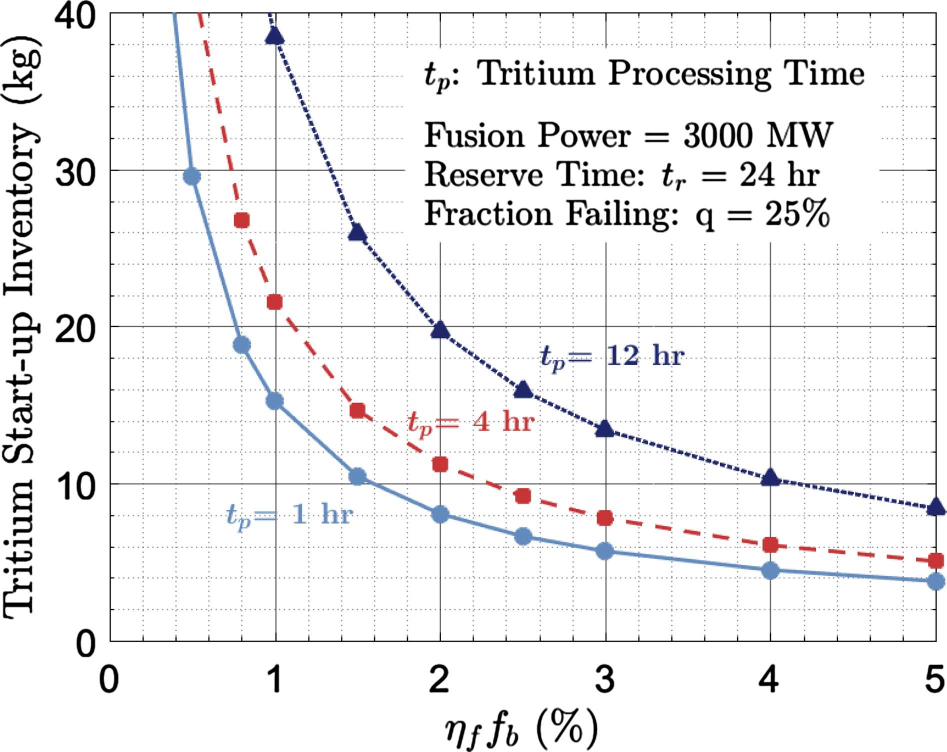
#> input picture Abdou2021_Discrete/Discrete_Fig_overlay/Fig10.png, 1893 x 1504 px, found by its file name (shown at 1/2 size)
$ python digitize_fig10_11.py
#> lines starting #> are read from the running program, lines starting #| are printed output that depends on the picture
#!/usr/bin/env python
# -*- coding: utf-8 -*-
"""High-Fidelity Digitization of Abdou 2021 Figure 10 and Figure 11.

Fig10: Tritium Start-up Inventory vs Core Product (tp = 1, 4, 12 h)
Fig11: Start-up Inventory Reduction via DIR Fraction (eta_f*fb = 0.5, 1, 2, 3%)
"""

from pathlib import Path
import numpy as np
import pandas as pd
from PIL import Image
import matplotlib.pyplot as plt

REPO_ROOT = Path(__file__).resolve().parent.parent.parent
IMG_DIR = REPO_ROOT / "v&v" / "Abdou2021"
OUT_DIR = REPO_ROOT / "v&v" / "data" / "track2" / "literature_markers"
OUT_DIR.mkdir(parents=True, exist_ok=True)

# Color filters
blue_f = lambda rgb: float(rgb[2] - rgb[0]) if (rgb[2] > 140 and rgb[1] > 90 and rgb[0] < 140 and rgb[2] > rgb[1]) else 0.0
red_f = lambda rgb: float(rgb[0] - max(rgb[1], rgb[2])) if (rgb[0] > 140 and rgb[1] < 100 and rgb[2] < 100) else 0.0
navy_f = lambda rgb: float(rgb[2] - 0.5*(rgb[0]+rgb[1])) if (rgb[2] > 60 and rgb[2] < 160 and rgb[0] < 80 and rgb[1] < 80) else 0.0
green_f = lambda rgb: float(rgb[1] - max(rgb[0], rgb[2])) if (rgb[1] > rgb[0]+8 and rgb[1] > rgb[2]+8 and rgb[0] < 120 and rgb[1] < 140) else 0.0
mag_f = lambda rgb: float(min(rgb[0], rgb[2]) - rgb[1]) if (rgb[0] > 110 and rgb[2] > 100 and rgb[1] < 100) else 0.0

def digitize_fig10():
    img_path = IMG_DIR / "Fig10.png"
    img = Image.open(img_path)
#> img is the input picture: PIL image 1893x1504 RGB; mean R, G, B 240.5, 240.1, 240.9
    arr = np.array(img, dtype=np.float32)

    x_left, x_right = 220.0, 1872.0
    y_top, y_bottom = 25.0, 1282.0
    dx = (x_right - x_left) / 5.0
    dy = (y_bottom - y_top) / 40.0

    def val_to_px(x, y):
        return x_left + x * dx, y_bottom - y * dy

    def px_to_val(px, py):
        return (px - x_left) / dx, (y_bottom - py) / dy

    curves_spec = [
        {"name": "tp_1h", "tp_hours": 1.0, "symbol": "circle", "color_filter": blue_f,
         "points": [(0.5, 29.6), (0.8, 19.0), (1.0, 15.3), (1.5, 10.4), (2.0, 8.0), (2.5, 6.6), (3.0, 5.7), (4.0, 4.5), (5.0, 3.8)]},
        {"name": "tp_4h", "tp_hours": 4.0, "symbol": "square", "color_filter": red_f,
         "points": [(0.8, 26.8), (1.0, 21.6), (1.5, 14.6), (2.0, 11.2), (2.5, 9.2), (3.0, 7.8), (4.0, 6.1), (5.0, 5.0)]},
        {"name": "tp_12h", "tp_hours": 12.0, "symbol": "triangle", "color_filter": navy_f,
         "points": [(1.0, 38.6), (1.5, 26.0), (2.0, 19.8), (2.5, 16.0), (3.0, 13.5), (4.0, 10.4), (5.0, 8.6)]},
    ]

    rows = []
    win = 16
    print("\n==================== Processing Fig10 ====================")
    for c in curves_spec:
        print(f"Curve: {c['name']}")
        for x_nom, y_approx in c["points"]:
            px, py = val_to_px(x_nom, y_approx)
            y0, y1 = max(0, int(py - win)), min(arr.shape[0], int(py + win + 1))
            x0, x1 = max(0, int(px - win)), min(arr.shape[1], int(px + win + 1))

            sub = arr[y0:y1, x0:x1]
            w_mat = np.zeros(sub.shape[:2], dtype=np.float32)
            for i in range(sub.shape[0]):
                for j in range(sub.shape[1]):
                    w_mat[i, j] = c["color_filter"](sub[i, j])

            max_w = np.max(w_mat)
            if max_w > 5.0:
                w_mat[w_mat < 0.35 * max_w] = 0.0
                tot = np.sum(w_mat)
                y_idx, x_idx = np.indices(w_mat.shape)
                cy = y0 + np.sum(y_idx * w_mat) / tot
                cx = x0 + np.sum(x_idx * w_mat) / tot
            else:
                cx, cy = px, py

            det_x, det_y = px_to_val(cx, cy)
            row = {
                "figure": "Fig10",
                "curve": c["name"],
                "tp_hours": c["tp_hours"],
                "marker_symbol": c["symbol"],
                "eta_f_fb_nominal_pct": round(float(x_nom), 2),
                "eta_f_fb_detected_pct": round(float(det_x), 3),
                "startup_inventory_IS0_kg": round(float(det_y), 3),
                "pixel_x": round(float(cx), 2),
                "pixel_y": round(float(cy), 2),
            }
            rows.append(row)
            print(f"  x={x_nom:4.2f}% -> det_x={det_x:5.3f}%, IS0={det_y:.3f} kg")
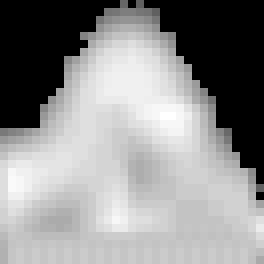
#> w_mat: shape (33, 33) float32 (shown 8 times larger); min 0, max 86, mean 48.3; drawn with min black and max white
#> after the loop, rows = 24 items

    df = pd.DataFrame(rows)
#> df = table of 24 rows and 9 columns
    out_csv = OUT_DIR / "Fig10_literature_markers.csv"
#> (the run stopped early here; a loop or call above may not have finished)
